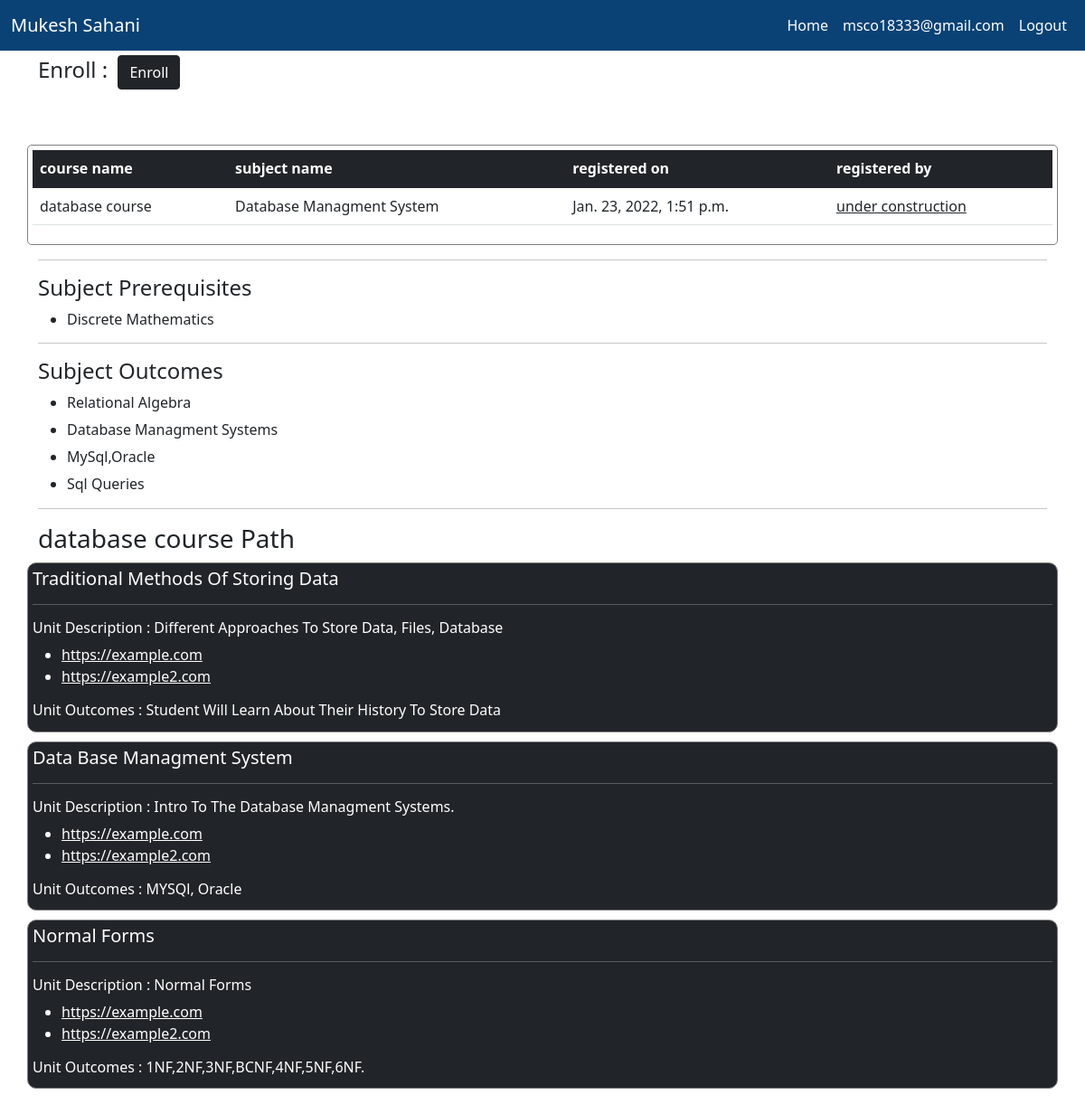
Page /course/courseview/7 (signed in) on the committed database.
### user/models.py (models this page shows)
class profile(models.Model):
    user = models.OneToOneField(User,on_delete=models.CASCADE, related_name='profile')
    firstname=models.CharField(max_length=30,null=True)
    lastname=models.CharField(max_length=30,null=True)
    organisation = models.CharField(max_length=30,choices=[("Profesor", "Profesor"), ("Student", "Student")])
    semester = models.CharField(max_length=1,choices=[('1','1'),('2','2'),('3','3'),('4','4'),('5','5'),('6','6'),('7','7'),('8',
    '8')],null=True)
    passout_year=models.IntegerField(null=True)
    placement_year=models.IntegerField(null=True)
    branch=models.CharField(max_length=30,choices=[("CSE", "CSE"), ("CIVIL", "CIVIL"),("ECE", "ECE"),("MECH", "MECH")],null=True)

### course_system/models.py (models this page shows)
class CourseData(models.Model):
    course_id = models.AutoField(primary_key=True)
    course_name = models.CharField(max_length=255, blank=True)
    course_json_file = models.FileField(upload_to='documents/')
    uploaded_at = models.DateTimeField(auto_now_add=True)
    def __str__(self):
        return self.course_name

### course_system/views.py (the view)
# urls.py: path('courseview/<int:course_id>', views.view_coures_coures_id, name = "ViewCourseData"),
@login_required
def view_coures_coures_id(request, course_id):
    context = {}
    try:
        if request.user.profile.organisation == 'Student':
            pass
        course = CourseData.objects.get(course_id=course_id)
        course_json_object = get_json_object(course.course_json_file)
        context['course_model'] = course
        context['course_json_object'] = course_json_object
        course_json_data = CourseJSONdataExtractor(course_json_object)
        context['course_data_object'] = course_json_data
        if request.user.profile.organisation == "Student":
            print("****** student **********")
            context['student_view'] = True
            enrolled_course = CourseEnroll.objects.filter(student_id = request.user)
            enrolled_courses_list = []
            for course_d in enrolled_course:
                enrolled_courses_list.append(course_d.course_id)
            if course in enrolled_courses_list:
                context['student_enrolled'] = True
            print(course)
            print(enrolled_courses_list)
        else:
            context['student_view'] = False
            context['student_enrolled'] = False
        return render(request, 'course_system/course_data_view.html', context)
    except:
        return redirect('/coures/viewlist')

### course_system/core.py (called while the page is built)
    def get_subject_name(self) -> str:
        return self.__subject_name

    def get_course_path(self) -> list:
        course_path_keys = list(self.__course_path.keys())
        course_unit_list = []
        for unit in course_path_keys:
            course_unit_list.append(CourseUnitData(self.__course_path.get(unit)))
        return course_unit_list

    def get_course_pre_request(self) -> list:
        return self.__course_pre_request

    def get_course_outcomes(self) -> list:
        return self.__course_outcomes

    def get_unit_name(self) -> str:
        return self.__unit_name

    def get_unit_des(self) -> str:
        return self.__unit_des

    def get_unit_links(self) -> list:
        return self.__unit_link

    def get_unit_outcomes(self) -> list:
        return self.__unit_outcomes

### course_system/utils.py (called while the page is built)
def get_json_object(json_filename):
    try:
        print(MEDIA_ROOT + "/" + str(json_filename))
        course_json_file = open(MEDIA_ROOT + "/" + str(json_filename))
        course_json_object = json.loads(course_json_file.read())
        course_json_file.close()
        return course_json_object
    except Exception as e:
        return None

### course_system/templates/course_system/course_data_view.html (shortened to what this page needs)
{% extends 'course.basic.html' %}
{% block body %}
    {% if student_view %}
        {% if student_enrolled %}
            <div class="alert alert-success">
                <p>
                    Hii {{ request.user.profile.firstname }} You are Enrolled in this course.
                </p>
            </div>
        {% else %}
            <div class="container" >
                <p class="h4"> Enroll : <a href="/course/enroll/{{ course_model.course_id }}"><button class="btn btn-dark" style="margin:5px;">Enroll</button></a> </p>
            </div>
        {% endif %}
    {% endif %}
    <br/>
    <br/>
    <div class="container" style="border: 1px solid gray;padding: 5px;border-radius:5px;">
        <table class="table">
            <thead class="table-dark">
                <th scope="col">
                    course name
                </th>
                <th scope="col">
                    subject name
                </th>
                <th scope="col">
                    registered on
                </th>
                <th scopre="col">
                    registered by
                </th>
        </thead>
        <tbody>
            <tr>
                <td>
                    {{ course_model.course_name }}
                </td>
                <td>
                    {{ course_data_object.get_subject_name }}
                </td>
                <td>
                    {{ course_model.uploaded_at }}
                </td>
                <td>
                    <u>under construction<u>
                </td>
            </tr>
        </tbody>
        </table>
    </div>
    <div class="container">
        <hr/>
    </div>
    <div class="container">
        <p class="h4 text-capitalize">
            subject prerequisites
        </p>
        <ul>
            {% for pre in course_data_object.get_course_pre_request %}
                <li>
                    <p class="h6">{{ pre }}</p>
                </li>
            {% endfor %}
        </ul>
    </div>
    <div class="container">
        <hr/>
    </div>
    <div class="container">
        <p class="h4 text-capitalize">
            subject outcomes
        </p>
        <ul>
            {% for outcomes in course_data_object.get_course_outcomes %}
                <li>
                    <p class="h6">{{ outcomes }}</p>
                </li>
            {% endfor %}
        </ul>
    </div>
    <div class="container">
        <hr/>
    </div>
    <div class="container">
        <p class="h3">
            {{ course_model.course_name }} Path
        </p>
    </div>
    {% for unit in course_data_object.get_course_path %}
        <div class="container bg-dark" style="border: 1px solid gray;padding:5px;margin-top: 10px;border-radius : 10px;color:white;">
            <p class="h5 text-capitalize">
                {{ unit.get_unit_name }}
            </p>
            <hr />
            <p class="h6 text-capitalize">
                unit Description : {{ unit.get_unit_des }}
            </p>
            <ul>
                {% for link in unit.get_unit_links %}
                <li>
                    <a href="{{ link }}" style="color:white;">{{ link }}</a>
                </li>
                {% endfor %}
            </ul>
            <p class="h6 text-capitalize">
                unit outcomes : {{ unit.get_unit_outcomes }}
            </p>
        </div>
    {% endfor %}
    <br />
    <br />
    <br />
{% endblock %}

### course_system/templates/course.basic.html (shortened to what this page needs)
{% load static %}
<!doctype html>
<html lang="en">
  <head>
    <link href="https://cdn.jsdelivr.net/npm/bootstrap@5.1.3/dist/css/bootstrap.min.css" rel="stylesheet">
  </head>
  <body class="bg-ligth">
    <nav class="navbar navbar-expand-lg navbar-dark" style="background-color: #0a4275;">
      <div class="container-fluid">
        <a class="navbar-brand" href="#">{{ request.user.profile.firstname }} {{ request.user.profile.lastname }}</a>
        <div style="justify-content: flex-end;" class="collapse navbar-collapse" id="navbarColor01">
          <ul class="navbar-nav mb-2 mb-lg-0">
            <li class="nav-item">
              <a class="nav-link active" aria-current="page" href="{% url 'home_page' %}">Home</a>
            </li>
            <li class="nav-item">
              <a class="nav-link active" href="#">{{ request.user.username }}</a>
            </li>
            <li class="nav-item">
              <a class="nav-link active" href="{% url 'Logout' %}">Logout</a>
            </li>
          </ul>
        </div>
      </div>
    </nav>
    {% block body %}
    {% endblock %}
  </body>
</html>

### rows in the picture
CourseData: course_name "database course", uploaded_at "Jan. 23, 2022, 1:51 p.m."

### other values in the picture
{{ request.user.profile.firstname }} "Mukesh"
{{ request.user.profile.lastname }} "Sahani"
{{ request.user.username }} "msco18333@gmail.com"
{{ course_data_object.get_subject_name }} "Database Managment System"
{{ pre }} "Discrete Mathematics"
{{ outcomes }} "Relational Algebra" "Database Managment Systems" "MySql,Oracle" "Sql Queries"
{{ unit.get_unit_name }} "Traditional Methods Of Storing Data" "Data Base Managment System" "Normal Forms"
{{ unit.get_unit_des }} "Different Approaches To Store Data, Files, Database" "Intro To The Database Managment Systems." "Normal Forms"
{{ link }} "https://example.com" "https://example2.com" "https://example.com" "https://example2.com" "https://example.com" "https://example2.com"
{{ unit.get_unit_outcomes }} "Student Will Learn About Their History To Store Data" "MYSQl, Oracle" "1NF,2NF,3NF,BCNF,4NF,5NF,6NF."
